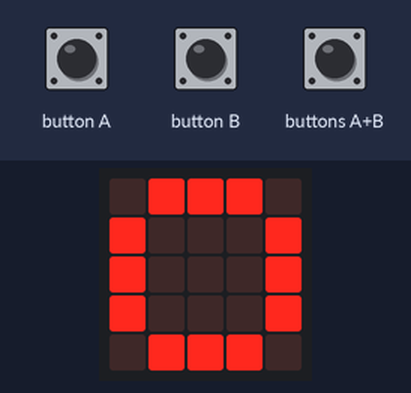
Recording of a program running on a simulated BBC micro:bit (MakeCode). On the bench: the board's 5×5 LED display. Inputs (shaded band) come from the test bench.

Above: at 0.61 s.
1.3 s: button A pressed for 0.15 s
At 2.3 s:
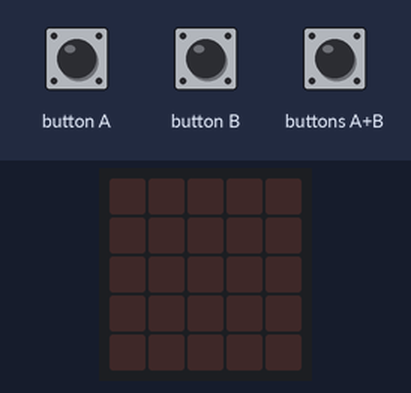
3.5 s: buttons A+B pressed for 0.15 s
At 3.9 s:
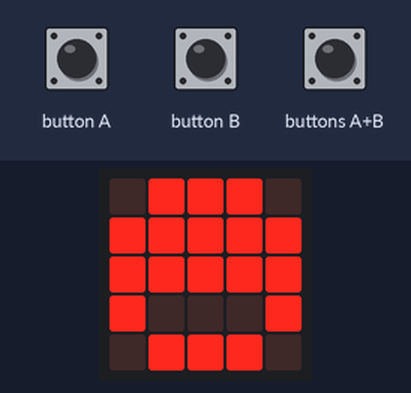
4.2 s: buttons A+B pressed for 1 s
At 6.8 s:
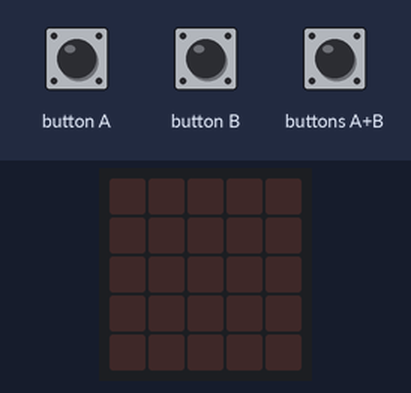
Timing chart, 0 to 8.3 s (numbered marks = the images above; inputs shaded):
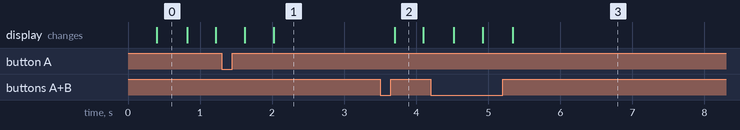

Measured:
- after the input at 1.3 s, the display: first differs from a run without the input after 0.72 s (image 1)
- after the input at 3.5 s, the display: changes after 0.20 s (image 2)
- after the input at 4.2 s, the display: first differs from a run without the input after 1.1 s (image 3)
- what the display in image 0 shows lasts 0.4 s, from 0.4 s to 0.8 s

The program:

main.ts
```typescript
input.onButtonPressed(Button.A, function () {
    Mayak = 0
    basic.showLeds(`
        . # # # .
        # # # # #
        # # # # #
        # . . . #
        . # # # .
        `)
})
input.onButtonPressed(Button.AB, function () {
    Mayak += 1
})
input.onButtonPressed(Button.B, function () {
    Mayak = 0
    basic.showLeds(`
        . . . . .
        . . . . .
        . . . . .
        . . . . .
        . . . . .
        `)
})
let Mayak = 0
Mayak = 1
basic.forever(function () {
    if (Mayak == 1) {
        basic.showLeds(`
            . # # # .
            # # # # #
            # # # # #
            # . . . #
            . # # # .
            `)
        basic.showLeds(`
            . # # # .
            # . . . #
            # . . . #
            # . . . #
            . # # # .
            `)
    } else {
        basic.showLeds(`
            . . . . .
            . . . . .
            . . . . .
            . . . . .
            . . . . .
            `)
    }
})
```

test.ts
```typescript
// тут проходять випробування; ця компіляція не відбуватиметься, коли цей пакет використовуватиметься як розширення.
```
